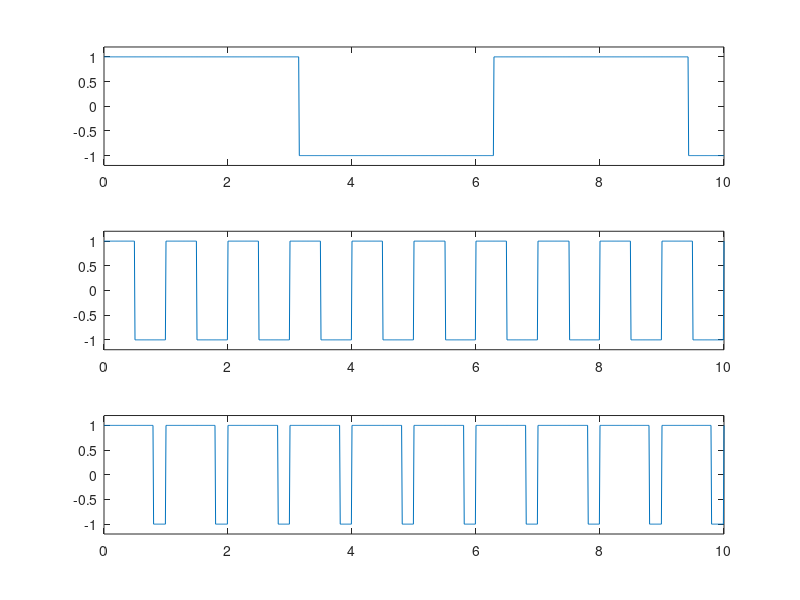

Write MATLAB code to recreate this figure.
clc;
clear all;
t = 0:0.01:10;
subplot(3, 1, 1);
f1 = square(t);
plot(t, f1);
axis([0, 10, -1.2, 1.2]);
set(gcf, 'color', 'w');
subplot(3, 1, 2);
f1 = square(2*pi*t);
plot(t, f1);
axis([0, 10, -1.2, 1.2]);
subplot(3, 1, 3);
f1 = square(2*pi*t, 80);
plot(t, f1);
axis([0, 10, -1.2, 1.2]);
